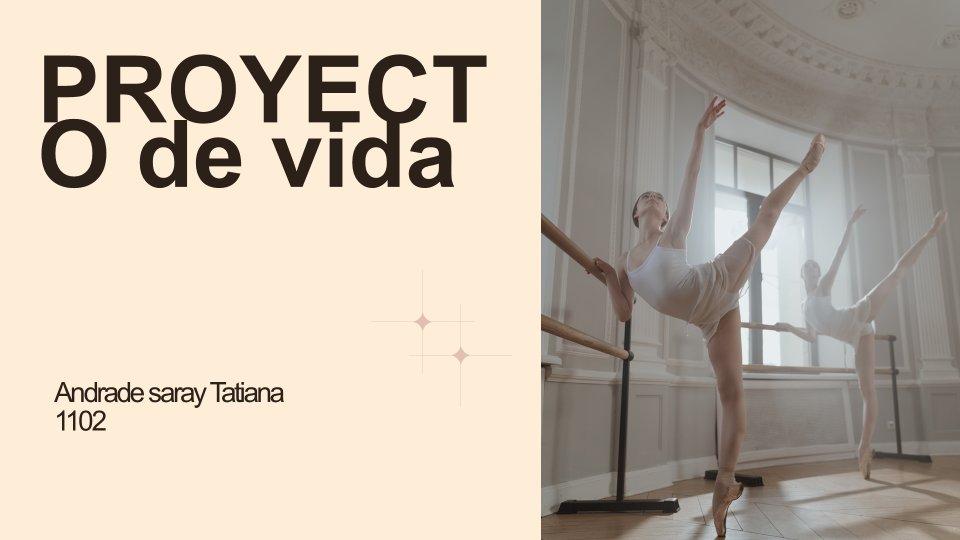
#> input picture tmp/section-05/vida-tatiana/001.png, 1920 x 1080 px (shown at 1/2 size); its folder holds 4 pictures in this run
$ python prepare_section05_deck.py
#> lines starting #> are read from the running program, lines starting #| are printed output that depends on the picture
from pathlib import Path
from PIL import Image,ImageOps,ImageDraw
import json
root=Path.cwd();folder=root/'public/media/seccion-05/vida-tatiana';folder.mkdir(parents=True,exist_ok=True);pages=[];thumbs=[]
for path in sorted((root/'tmp/section-05/vida-tatiana').glob('*.png')):
 im=Image.open(path).convert('RGB');out=folder/(path.stem+'.webp');im.save(out,'WEBP',quality=90);pages.append('/media/seccion-05/vida-tatiana/'+out.name);thumbs.append(ImageOps.pad(im,(400,225),color='#eee9df'))
#> further down, im is the input picture: PIL image 1920x1080 RGB; mean R, G, B 193.4, 181.8, 167
assert pages
item={'id':'vida-tatiana','title':'Andrade Chaguala Tatiana','kind':'slides','pages':pages,'original':'/media/seccion-05/vida-tatiana.pptx','format':'PowerPoint'}
(root/'tmp/section-05/deck.json').write_text(json.dumps(item,ensure_ascii=False),encoding='utf-8')
canvas=Image.new('RGB',(1200,225*((len(thumbs)+2)//3)),'white')
#> canvas: PIL image 1200x450 RGB; every value is 255
for i,im in enumerate(thumbs):canvas.paste(im,((i%3)*400,(i//3)*225))
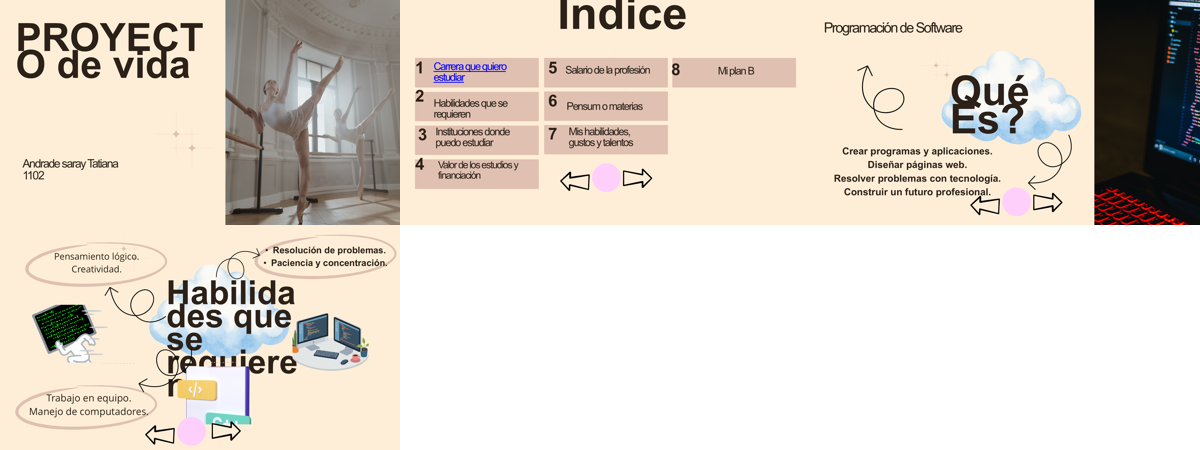
#> canvas: PIL image 1200x450 RGB; mean R, G, B 224.1, 215, 204.4
canvas.save(root/'tmp/section-05/review-tatiana.jpg');print('Tatiana:',len(pages))
